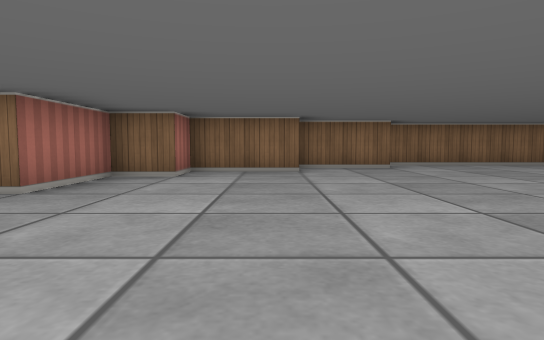
[1] (above)

16 first-person views from a walk through a cub3D maze. The camera is about half as high as the walls, tilts 4° down and sees 75° across. The floor is counted in squares. Each view is taken from the middle of a square. On the plan, view 1 faces up. The plan holds only what a view shows up to about 9 squares ahead; the rest is blank.

[2]
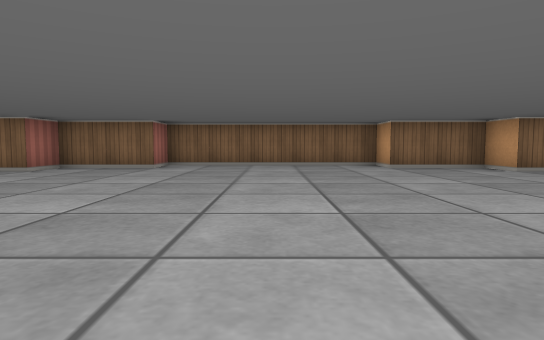

[3]
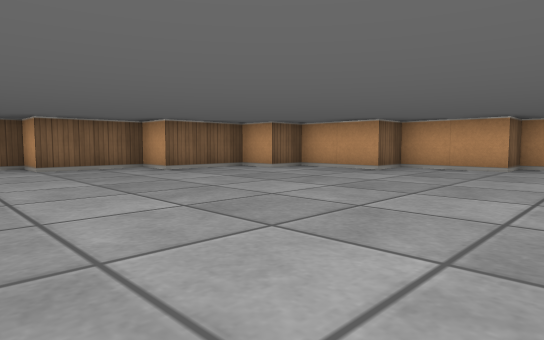

[4]
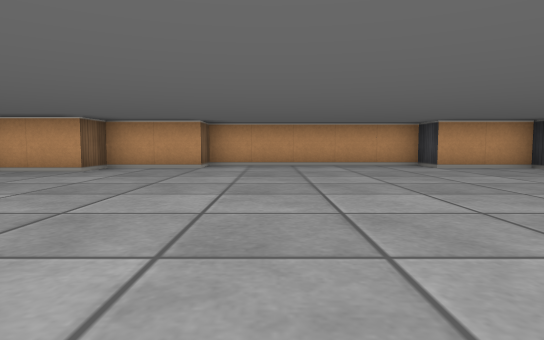

[5]
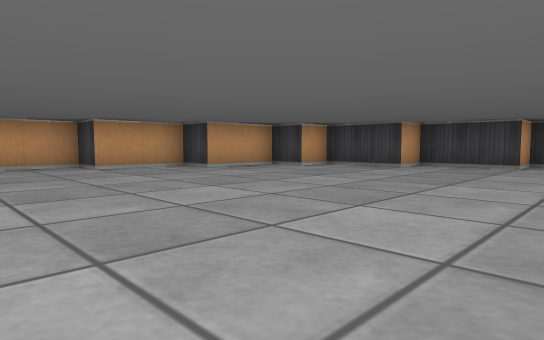

[6]
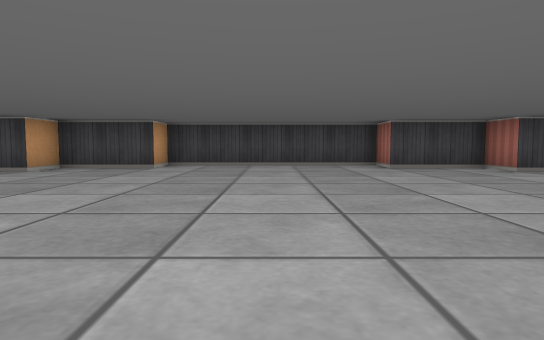

[7]
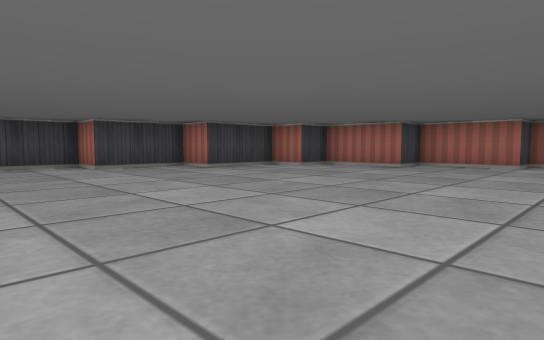

[8]
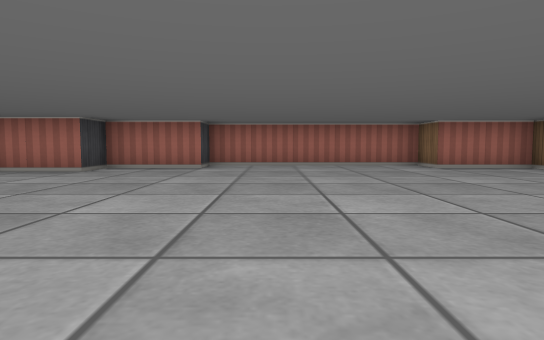

[9]
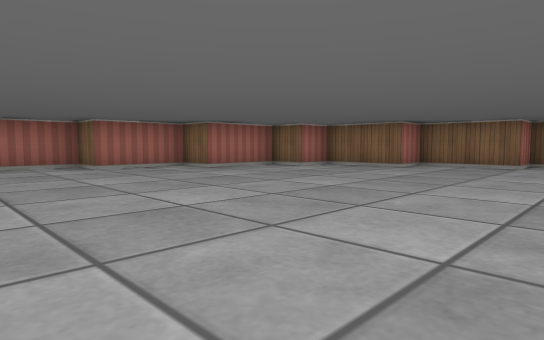

[10]
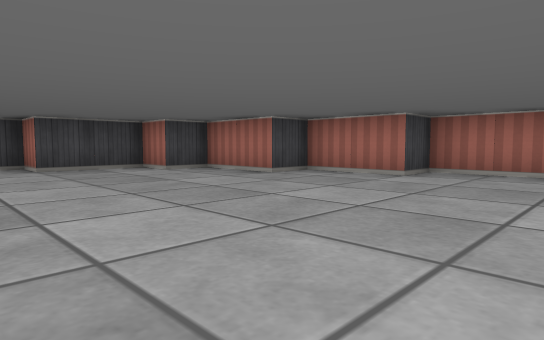

[11]
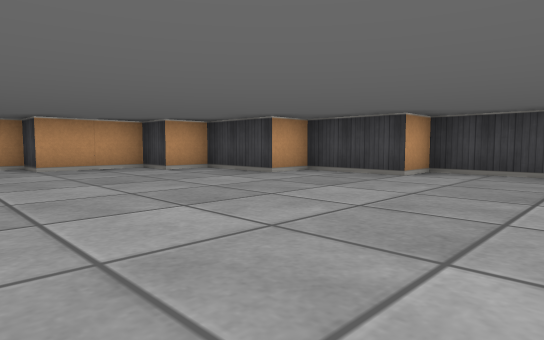

[12]
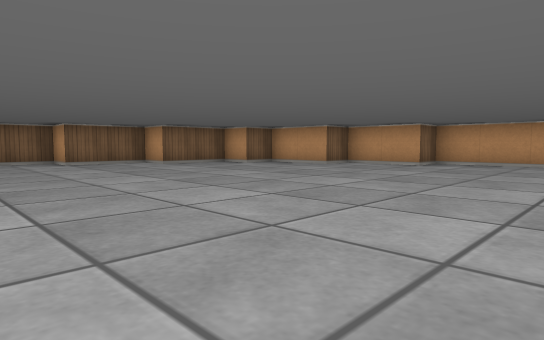

[13]
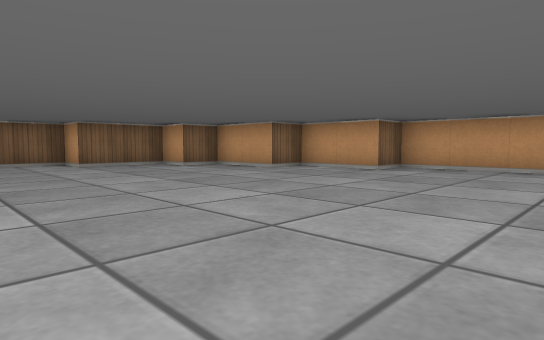

[14]
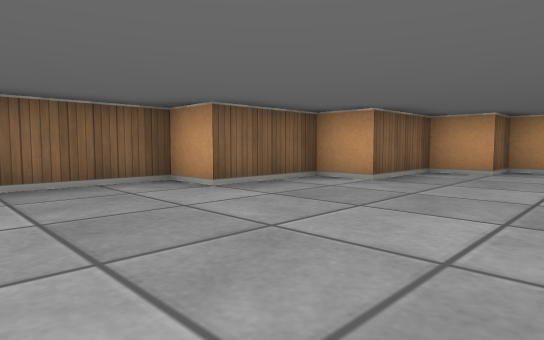

[15]
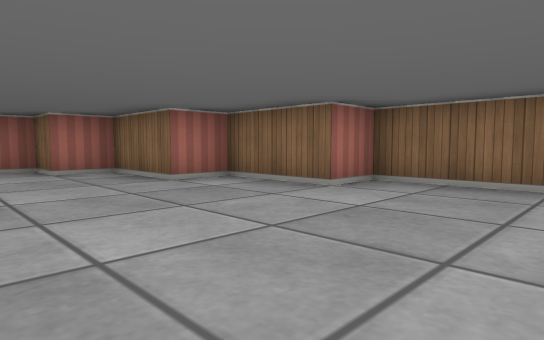

[16]
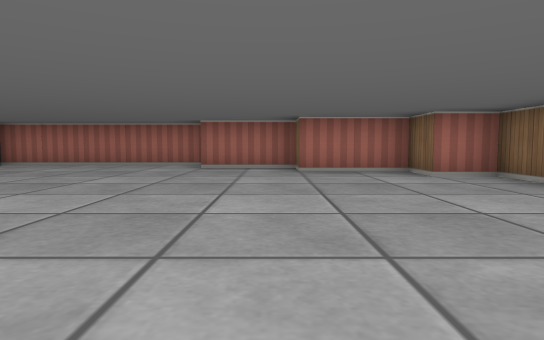

### Floor plan
Points are (right, up) in squares from view 1. A wall is a line through its corners. A room is listed if a view was taken in it or the views show most of it. See-through windows are left out.
Room 1 (views 1, 2, 3, 4, 5, 6, 7, 8, 9, 10, 11, 12, 13, 14, 15, 16)
walls: (-2.5, -5.5) (-2.5, -7.5) (-1.5, -7.5) (-1.5, -8.5) (0.5, -8.5) (0.5, -9.5) (2.5, -9.5) (2.5, -10.5) (7.5, -10.5) (7.5, -9.5) (9.5, -9.5) (9.5, -8.5) (11.5, -8.5) (11.5, -7.5) (12.5, -7.5) (12.5, -5.5) (13.5, -5.5) (13.5, -3.5) (14.5, -3.5) (14.5, 1.5) (13.5, 1.5) (13.5, 3.5) (12.5, 3.5) (12.5, 5.5) (11.5, 5.5) (11.5, 6.5) (9.5, 6.5) (9.5, 7.5) (7.5, 7.5) (7.5, 8.5) (2.5, 8.5) (2.5, 7.5) (0.5, 7.5) (0.5, 6.5) (-1.5, 6.5) (-1.5, 5.5) (-2.5, 5.5) (-2.5, 3.5) (-3.5, 3.5) (-3.5, 1.5) (-4.5, 1.5) (-4.5, -3.5) (-3.5, -3.5) (-3.5, -5.5) (-2.5, -5.5)

Positions as (right, up) in squares from view 1, and headings:
1: (0, 0), facing up
2: (5, 0), facing up
3: (6, 0), facing up-right
4: (6, 0), facing right
5: (6, -1), facing down-right
6: (5, -2), facing down
7: (5, -2), facing down-left
8: (4, -2), facing left
9: (4, -1), facing up-left
10: (2, -1), facing down-left
11: (5, -4), facing down-right
12: (5, -2), facing up-right
13: (7, -2), facing up-right
14: (5, 4), facing up-right
15: (5, 4), facing up-left
16: (4, 3), facing left
